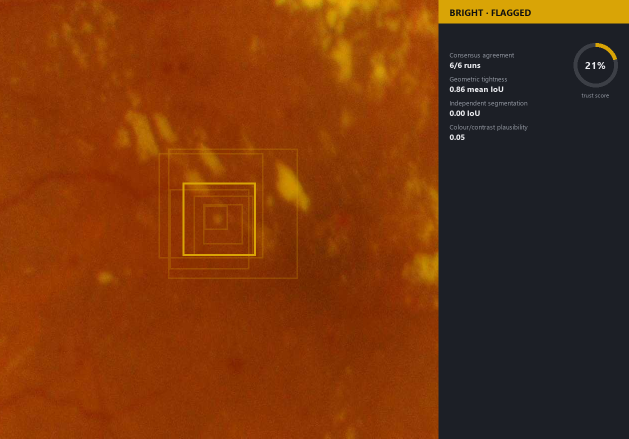
#> input picture assets/cards/bright_flagged_example.png, 1257 x 877 px (shown at 1/2 size)
$ python -i bright_lesion.py   (imports and definitions only)
#> lines starting #> are read from the running program, lines starting #| are printed output that depends on the picture; after the words box and inside, x2 and y2 are one past the last pixel; in counts of white or black regions, pixels touching at a corner belong together
#> further down, picture is the input picture: shape (877, 1257, 3); mean B, G, R 13.7, 53.5, 114.8
### src/evidencegate/proposers/preprocess.py
"""Shared classical preprocessing for the candidate proposers.

Every function here is deterministic, closed-form image processing (no learned
weights) so that the proposers stay a fully independent, inspectable evidence
source relative to the VLM grounding stage.
"""

from __future__ import annotations

import cv2
import numpy as np

from evidencegate.geometry import Box


def retinal_field_mask(bgr: np.ndarray, threshold: int = 15) -> np.ndarray:
    """Binary mask of the circular fundus field, excluding the black surround."""
#> called with threshold = 15
    gray = cv2.cvtColor(bgr, cv2.COLOR_BGR2GRAY)
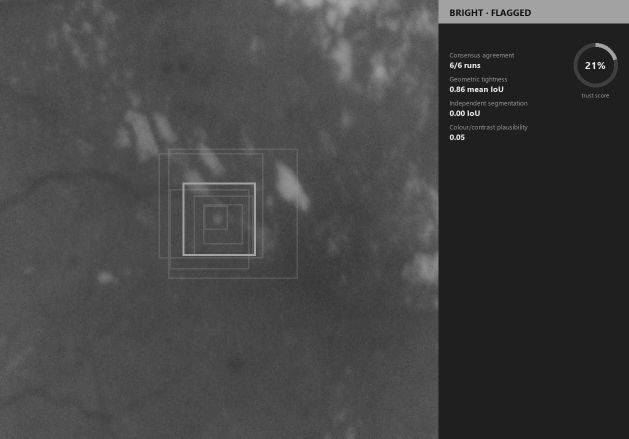
#> gray: shape (877, 1257) (shown at 1/2 size); min 15, max 236, mean 67.3
    mask = (gray > threshold).astype(np.uint8) * 255
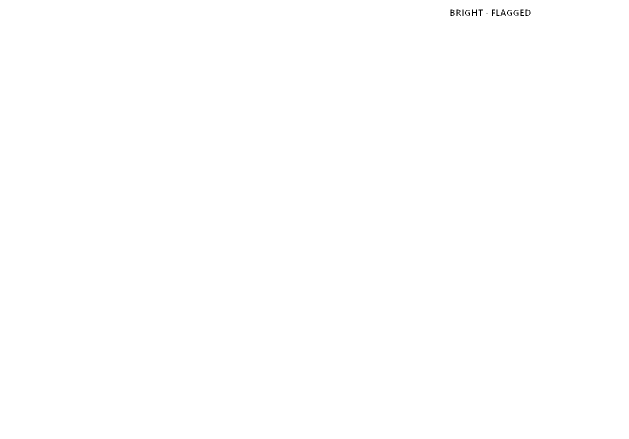
#> mask: shape (877, 1257) (shown at 1/2 size); 99.9% white; black in thin lines or dots, all inside (x1, y1, x2, y2) = (901, 19, 1061, 32)
    mask = cv2.morphologyEx(mask, cv2.MORPH_OPEN, np.ones((9, 9), np.uint8))
#> mask: shape (877, 1257); 99.9% white; 3 black regions (1 under 20 px), largest, box (x1, y1, x2, y2) and area: (984, 19, 1061, 32) 862, (901, 19, 966, 32) 767
    contours, _ = cv2.findContours(mask, cv2.RETR_EXTERNAL, cv2.CHAIN_APPROX_SIMPLE)
#> contours = [[[0, 0], [0, 876], [1256, 876], [1256, 0]]]
    if not contours:
        return mask
    largest = max(contours, key=cv2.contourArea)
#> largest = [[0, 0], [0, 876], [1256, 876], [1256, 0]]
    clean = np.zeros_like(mask)
    cv2.drawContours(clean, [largest], -1, 255, thickness=cv2.FILLED)
#> clean: shape (877, 1257); every value is 255
    return clean


def enhanced_green_channel(bgr: np.ndarray, field_mask: np.ndarray) -> np.ndarray:
    """CLAHE-enhanced green channel, the standard contrast channel for fundus lesions."""
    green = bgr[:, :, 1]
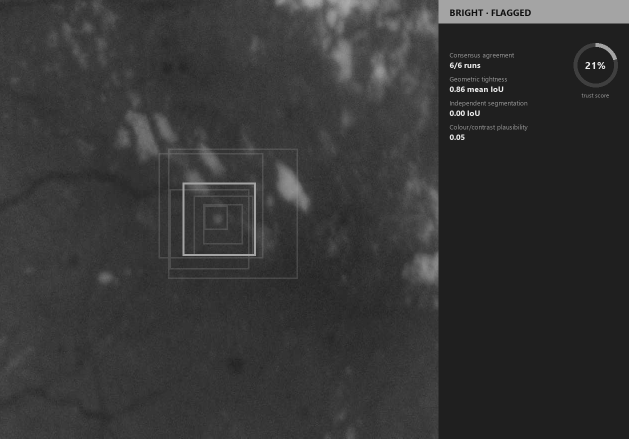
#> green: shape (877, 1257) (shown at 1/2 size); min 15, max 236, mean 53.5
    clahe = cv2.createCLAHE(clipLimit=3.0, tileGridSize=(8, 8))
    enhanced = clahe.apply(green)
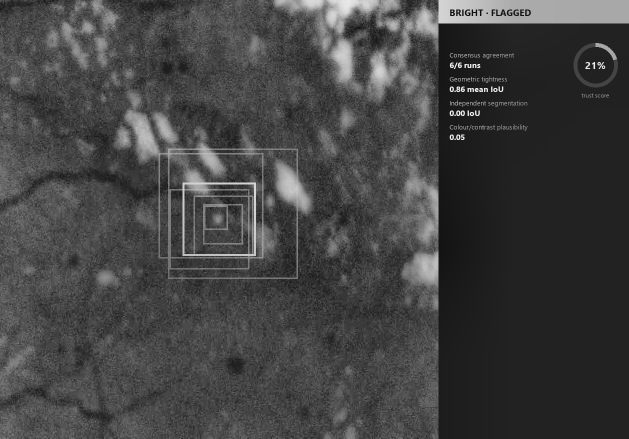
#> enhanced: shape (877, 1257) (shown at 1/2 size); min 12, max 244, mean 66.5
    enhanced[field_mask == 0] = int(np.median(enhanced[field_mask > 0])) if (field_mask > 0).any() else 0
    return enhanced


def locate_optic_disc(bgr: np.ndarray, field_mask: np.ndarray) -> Box | None:
    """Localize the optic disc as the largest very-bright compact blob.

    The disc is the brightest structure in a healthy or DR fundus image and would
    otherwise dominate the bright-lesion (exudate) proposer as a false candidate.
    """
    gray = cv2.cvtColor(bgr, cv2.COLOR_BGR2GRAY)
    masked = np.where(field_mask > 0, gray, 0)
    bright_thresh = np.percentile(masked[field_mask > 0], 99.0) if (field_mask > 0).any() else 255
#> bright_thresh = 162
    bright_mask = ((masked >= bright_thresh) & (field_mask > 0)).astype(np.uint8) * 255
#> bright_mask: shape (877, 1257); 1.9% white; 47 white regions (10 under 20 px), largest, box (x1, y1, x2, y2) and area: (877, 0, 1257, 47) 16584, (365, 365, 512, 512) 2288, (1191, 86, 1234, 120) 418
    bright_mask = cv2.morphologyEx(bright_mask, cv2.MORPH_CLOSE, np.ones((15, 15), np.uint8))
#> bright_mask: shape (877, 1257); 2.2% white; 10 white regions, largest, box (x1, y1, x2, y2) and area: (877, 0, 1257, 47) 17860, (365, 365, 512, 512) 2288, (900, 173, 1006, 184) 998
    n_labels, labels, stats, _ = cv2.connectedComponentsWithStats(bright_mask, connectivity=8)
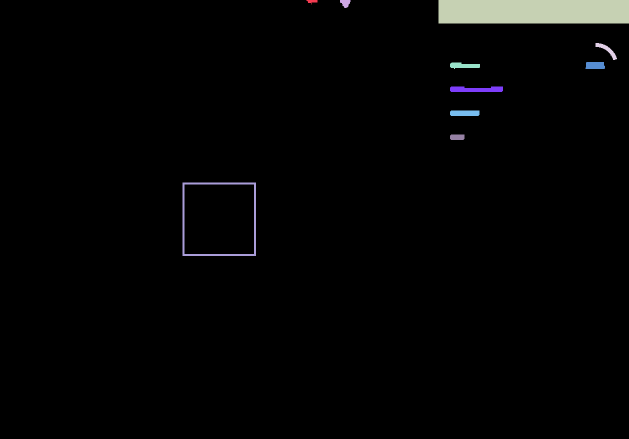
#> labels: shape (877, 1257) int32 (shown at 1/2 size); 11 distinct labels, from 0 to 10; one colour per label, 0 black
#> n_labels = 11; stats = [[0, 0, 1257, 877, 1078468], [613, 0, 22, 9, 112], [680, 0, 21, 16, 232], [877, 0, 380, 47, 17860], [1191, 86, 43, 34, 419], [900, 125, 60, 13, 544], [1171, 124, 39, 14, 518], [900, 173, 106, 11, 998], [900, 221, 59, 11, 640], [900, 269, 29, 11, 310], [365, 365, 147, 147, 2288]]
    if n_labels <= 1:
        return None
    areas = stats[1:, cv2.CC_STAT_AREA]
#> areas = [112, 232, 17860, 419, 544, 518, 998, 640, 310, 2288]
    best = int(np.argmax(areas)) + 1
#> best = 3
    x, y, w, h, _ = stats[best]
#> x = 877; y = 0; w = 380; h = 47
    return Box(float(x), float(y), float(x + w), float(y + h))

### src/evidencegate/geometry.py
"""Box representation and geometric utilities shared across the pipeline."""

from __future__ import annotations

from dataclasses import dataclass


@dataclass(frozen=True)
class Box:
    """Axis-aligned box in absolute pixel coordinates, (x1, y1) top-left, (x2, y2) bottom-right."""

    x1: float
    y1: float
    x2: float
    y2: float

    def area(self) -> float:
        return max(0.0, self.x2 - self.x1) * max(0.0, self.y2 - self.y1)

    def center(self) -> tuple[float, float]:
        return (self.x1 + self.x2) / 2.0, (self.y1 + self.y2) / 2.0

    # [13 lines left out: functions clip, expand, not called in this run]

    def as_int_tuple(self) -> tuple[int, int, int, int]:
        return int(round(self.x1)), int(round(self.y1)), int(round(self.x2)), int(round(self.y2))


def iou(a: Box, b: Box) -> float:
    ix1, iy1 = max(a.x1, b.x1), max(a.y1, b.y1)
    ix2, iy2 = min(a.x2, b.x2), min(a.y2, b.y2)
    inter = max(0.0, ix2 - ix1) * max(0.0, iy2 - iy1)
    union = a.area() + b.area() - inter
    if union <= 0:
        return 0.0
    return inter / union


# [28 lines left out: functions center_distance_norm, union_box, mean_box, not called in this run]

### src/evidencegate/proposers/bright_lesion.py
"""Classical candidate proposer for bright lesions (hard & soft exudates).

Same recall-oriented philosophy as the red-lesion proposer, mirrored for bright
blobs: top-hat morphology (bright spots on a darker local background), with the
optic disc explicitly excluded since it is the single brightest structure in
almost every fundus image and would otherwise swamp the proposer.
"""

from __future__ import annotations

import cv2
import numpy as np

from evidencegate.geometry import Box, iou
from evidencegate.proposers.preprocess import enhanced_green_channel, locate_optic_disc, retinal_field_mask
from evidencegate.proposers.red_lesion import Candidate


def propose_bright_lesions(
    bgr: np.ndarray,
    min_area: int = 20,
    max_area: int = 20000,
    structuring_element_size: int = 15,
    optic_disc_iou_guard: float = 0.05,
    max_candidates: int = 20,
    denoise_ksize: int = 9,
) -> list[Candidate]:
    """See red_lesion.py's `denoise_ksize` docstring, the same noise-floor problem shows up here."""
    field_mask = retinal_field_mask(bgr)
    green = enhanced_green_channel(bgr, field_mask)
    if denoise_ksize:
        green = cv2.medianBlur(green, denoise_ksize)
    optic_disc = locate_optic_disc(bgr, field_mask)

    kernel = cv2.getStructuringElement(cv2.MORPH_ELLIPSE, (structuring_element_size, structuring_element_size))
    tophat = cv2.morphologyEx(green, cv2.MORPH_TOPHAT, kernel)
    tophat[field_mask == 0] = 0

    _, binary = cv2.threshold(tophat, 0, 255, cv2.THRESH_BINARY + cv2.THRESH_OTSU)
#> binary: shape (877, 1257); 0.48% white; 81 white regions (47 under 20 px), largest, box (x1, y1, x2, y2) and area: (334, 376, 344, 541) 1026, (364, 486, 513, 519) 1019, (406, 408, 458, 462) 555
    binary = cv2.morphologyEx(binary, cv2.MORPH_OPEN, np.ones((2, 2), np.uint8))
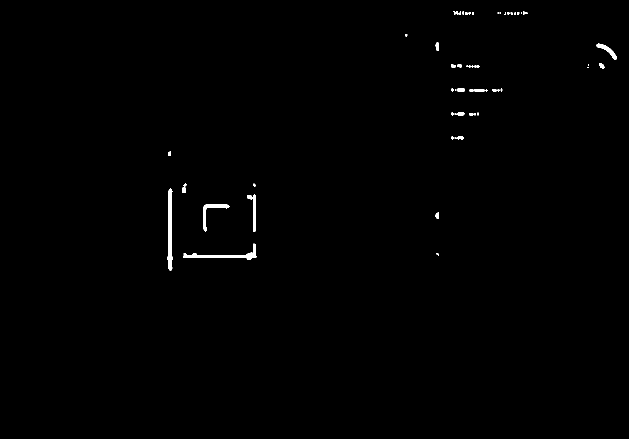
#> binary: shape (877, 1257) (shown at 1/2 size); 0.46% white; 51 white regions (18 under 20 px), largest, box (x1, y1, x2, y2) and area: (335, 377, 345, 542) 1026, (366, 487, 513, 520) 1012, (407, 409, 459, 463) 555

    n_labels, labels, stats, _ = cv2.connectedComponentsWithStats(binary, connectivity=8)
#> labels: shape (877, 1257) int32; 52 distinct labels, from 0 to 51
#> n_labels = 52; stats = 52 rows, first 6: [0, 0, 1257, 877, 1097289], [907, 22, 4, 8, 23], [912, 22, 5, 8, 26], [920, 22, 2, 2, 4], [925, 23, 3, 6, 18], [1046, 23, 9, 6, 36]
    candidates: list[Candidate] = []
    for label in range(1, n_labels):
        area = stats[label, cv2.CC_STAT_AREA]
        if area < min_area or area > max_area:
            continue
        x, y, w, h = stats[label, 0:4]
        box = Box(float(x), float(y), float(x + w), float(y + h))

        if optic_disc is not None and iou(box, optic_disc) > optic_disc_iou_guard:
            continue

        # See red_lesion.py: crop to the component's bounding box before masking/contouring.
        local_labels = labels[y : y + h, x : x + w]
        component_mask = (local_labels == label).astype(np.uint8)
        contours, _ = cv2.findContours(component_mask, cv2.RETR_EXTERNAL, cv2.CHAIN_APPROX_SIMPLE)
        contour = max(contours, key=cv2.contourArea) if contours else None
        perimeter = cv2.arcLength(contour, True) if contour is not None else 0.0
        circularity = float(4 * np.pi * area / (perimeter**2)) if perimeter > 0 else 0.0

        local_background = np.median(green[max(0, y - 3) : y + h + 3, max(0, x - 3) : x + w + 3])
        local_signal = np.median(green[y : y + h, x : x + w])
        contrast = float(local_signal) - float(local_background)

        candidates.append(
            Candidate(box=box, circularity=circularity, contrast=contrast, lesion_family="bright")
        )
#> this loop made 51 passes
#> (area, x, y, w, h, contours, perimeter, circularity) on passes 1, 2, 5, 8, 14, 16, 19: (23, 907, 22, 4, 8, 1 contour, all with area under 20, 18.24, 0.868), (26, 912, 22, 5, 8, 1 contour, all with area under 20, 19.07, 0.898), (36, 1046, 23, 9, 6, 1 contour; box (x1, y1, x2, y2) and area: (0, 0, 9, 6) 23, 24.83, 0.734), (20, 937, 24, 5, 6, 1 contour, all with area under 20, 15.07, 1.11), (21, 1021, 24, 5, 6, 1 contour, all with area under 20, 15.07, 1.16), (20, 1034, 24, 5, 6, 1 contour, all with area under 20, 15.07, 1.11), (95, 871, 85, 7, 16, 1 contour; box (x1, y1, x2, y2) and area: (0, 0, 7, 16) 76, 39.07, 0.782)
#> (area, x, y, w, h, perimeter, circularity, local_background) on passes 7, 18, 23, 27, 28, 33: (23, 931, 24, 4, 6, 15.41, 1.22, 172), (21, 810, 68, 5, 5, 14.24, 1.3, 136), (54, 914, 128, 9, 7, 25.66, 1.03, 26), (26, 902, 177, 6, 6, 15.9, 1.29, 24.5), (100, 914, 176, 15, 7, 37.66, 0.886, 26), (26, 902, 225, 6, 6, 15.9, 1.29, 26)
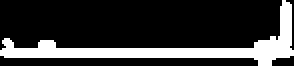
#> component_mask: shape (33, 147) (shown 2 times larger); values 0 (black) and 1 (white), 20.9% white; 1 white region, box (x1, y1, x2, y2) and area: (0, 0, 147, 33) 1012
#> after the loop, candidates = 33 items
    candidates.sort(key=lambda c: c.contrast, reverse=True)
    return candidates[:max_candidates]

>>> import cv2
>>> picture = cv2.imread('../../../assets/cards/bright_flagged_example.png')
>>> result = propose_bright_lesions(picture)
#> result = 20 items

$ run again, on assets/cards/red_flagged_example.png
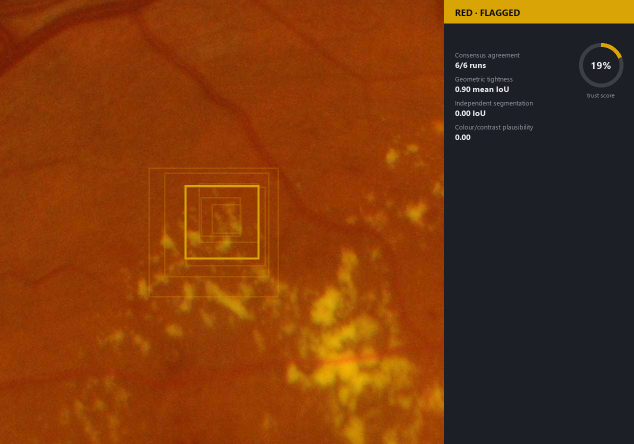
#> input picture assets/cards/red_flagged_example.png, 1268 x 888 px (shown at 1/2 size)
#> picture is the input picture: shape (888, 1268, 3); mean B, G, R 14.8, 56.1, 117.8
#> in retinal_field_mask, `contours, _ = cv2.findContours(mask, cv2.RETR_EXTERNAL, cv2.CHAIN_APPR..`: contours = [[[0, 0], [0, 887], [1267, 887], [1267, 0]]]
#> largest = [[0, 0], [0, 887], [1267, 887], [1267, 0]]
#> clean: shape (888, 1268); every value is 255
#> in enhanced_green_channel, `enhanced = clahe.apply(green)`:
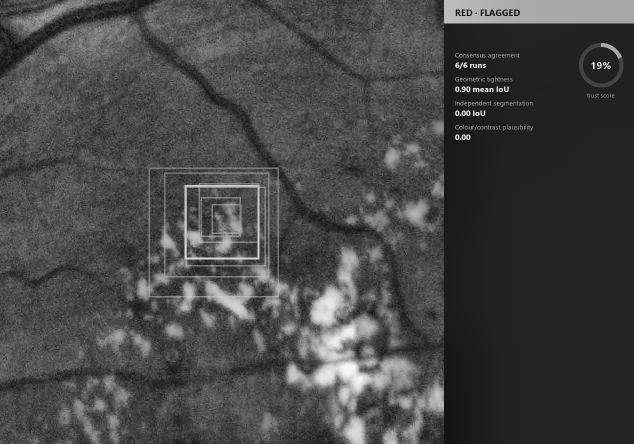
#> enhanced: shape (888, 1268) (shown at 1/2 size); min 12, max 248, mean 70.6
#> bright_thresh = 162
#> in locate_optic_disc, `n_labels, labels, stats, _ = cv2.connectedComponentsWithStats(bright_m..`: n_labels = 14; stats = 14 rows, first 6: [0, 0, 1268, 888, 1100424], [888, 0, 380, 47, 17860], [1202, 86, 42, 31, 388], [911, 125, 60, 13, 544], [1183, 124, 38, 14, 481], [911, 173, 106, 11, 996]
#> areas = [17860, 388, 544, 481, 996, 640, 309, 2328, 105, 1, 100, 146, 1662]
#> best = 1
#> in locate_optic_disc, `x, y, w, h, _ = stats[best]`: x = 888; y = 0; w = 380; h = 47
#> in propose_bright_lesions, `binary = cv2.morphologyEx(binary, cv2.MORPH_OPEN, np.ones((2, 2), np.u..`:
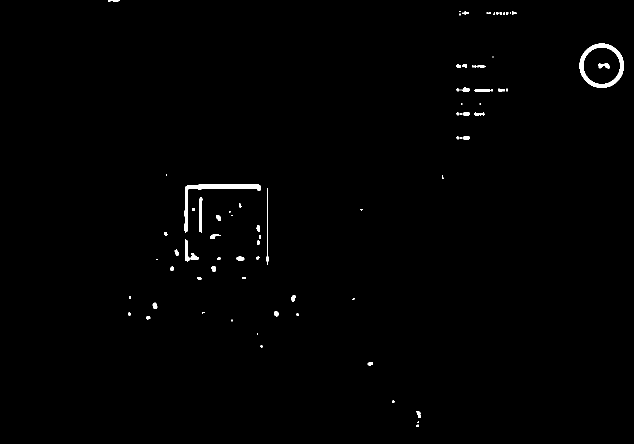
#> binary: shape (888, 1268) (shown at 1/2 size); 0.69% white; 81 white regions (30 under 20 px), largest, box (x1, y1, x2, y2) and area: (1159, 87, 1248, 176) 2008, (368, 368, 522, 466) 1802, (398, 394, 405, 465) 355
#> in propose_bright_lesions, `n_labels, labels, stats, _ = cv2.connectedComponentsWithStats(binary, ..`: n_labels = 82; stats = 82 rows, first 6: [0, 0, 1268, 888, 1118224], [216, 0, 23, 4, 72], [919, 22, 2, 2, 4], [929, 23, 9, 6, 36], [1024, 23, 9, 6, 36], [925, 25, 2, 3, 6]
#> the loop in propose_bright_lesions, `for label in range(1, n_labels):` made 81 passes
#> (area, x, y, w, h, contours, perimeter, circularity) on passes 1, 3, 4, 6: (72, 216, 0, 23, 4, 1 contour; box (x1, y1, x2, y2) and area: (0, 0, 23, 4) 47, 50.49, 0.355), (36, 929, 23, 9, 6, 1 contour; box (x1, y1, x2, y2) and area: (0, 0, 9, 6) 23, 24.83, 0.734), (36, 1024, 23, 9, 6, 1 contour; box (x1, y1, x2, y2) and area: (0, 0, 9, 6) 23, 24.83, 0.734), (22, 973, 25, 9, 3, 1 contour, all with area under 20, 19.66, 0.715)
#> after the loop in propose_bright_lesions, `for label in range(1, n_labels):`: candidates = 51 items
#> result = 20 items
